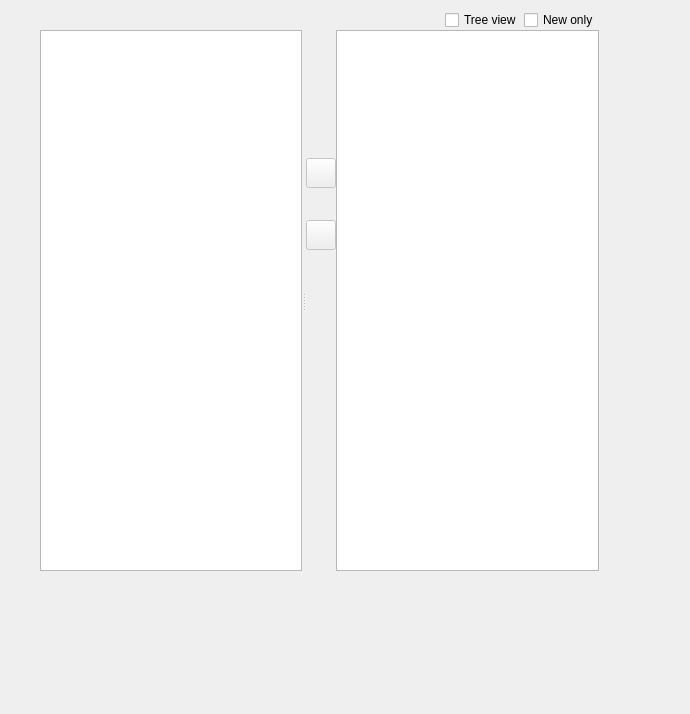
<?xml version="1.0" encoding="UTF-8"?>
<ui version="4.0">
 <author>Olivier Trichet &lt;olivier@trichet.fr&gt;</author>
 <class>KNode::GroupSelection::BaseDialog</class>
 <widget class="KDialog" name="KNode::GroupSelection::BaseDialog">
  <property name="geometry">
   <rect>
    <x>0</x>
    <y>0</y>
    <width>690</width>
    <height>714</height>
   </rect>
  </property>
  <widget class="QWidget" name="page" native="true">
   <property name="geometry">
    <rect>
     <x>40</x>
     <y>10</y>
     <width>559</width>
     <height>561</height>
    </rect>
   </property>
   <layout class="QVBoxLayout" name="_2" stretch="0,1">
    <property name="spacing">
     <number>0</number>
    </property>
    <property name="margin">
     <number>0</number>
    </property>
    <item>
     <widget class="QWidget" name="mFilterContainer" native="true">
      <layout class="QHBoxLayout" name="_3" stretch="1,0,0">
       <property name="spacing">
        <number>2</number>
       </property>
       <property name="margin">
        <number>0</number>
       </property>
       <item>
        <widget class="KFilterProxySearchLine" name="mSearchLine"/>
       </item>
       <item>
        <widget class="QCheckBox" name="mTreeviewCheckbox">
         <property name="text">
          <string comment="@option:check Display the list of newsgroups as a tree when enabled">Tree view</string>
         </property>
        </widget>
       </item>
       <item>
        <widget class="QCheckBox" name="mNewOnlyCheckbox">
         <property name="text">
          <string comment="@option:check Filter newly received group in the subscription dialog">New only</string>
         </property>
        </widget>
       </item>
      </layout>
     </widget>
    </item>
    <item>
     <widget class="QSplitter" name="mViewSplitter">
      <property name="orientation">
       <enum>Qt::Horizontal</enum>
      </property>
      <property name="childrenCollapsible">
       <bool>false</bool>
      </property>
      <widget class="QTreeView" name="mGroupsView">
       <property name="editTriggers">
        <set>QAbstractItemView::NoEditTriggers</set>
       </property>
       <property name="selectionMode">
        <enum>QAbstractItemView::ExtendedSelection</enum>
       </property>
      </widget>
      <widget class="QWidget" name="layoutWidget">
       <layout class="QGridLayout" name="mChangeViewLayout">
        <property name="spacing">
         <number>0</number>
        </property>
        <item row="1" column="1">
         <widget class="QTreeView" name="mChangeView">
          <property name="editTriggers">
           <set>QAbstractItemView::NoEditTriggers</set>
          </property>
          <property name="selectionMode">
           <enum>QAbstractItemView::ExtendedSelection</enum>
          </property>
          <property name="rootIsDecorated">
           <bool>false</bool>
          </property>
          <property name="headerHidden">
           <bool>true</bool>
          </property>
         </widget>
        </item>
        <item row="0" column="0" rowspan="2">
         <widget class="QWidget" name="mButtonContainer" native="true">
          <layout class="QVBoxLayout" name="_4" stretch="4,0,1,0,10">
           <property name="spacing">
            <number>0</number>
           </property>
           <property name="margin">
            <number>0</number>
           </property>
           <item>
            <spacer name="mButtonSpacerTop">
             <property name="orientation">
              <enum>Qt::Vertical</enum>
             </property>
             <property name="sizeHint" stdset="0">
              <size>
               <width>20</width>
               <height>112</height>
              </size>
             </property>
            </spacer>
           </item>
           <item>
            <widget class="KPushButton" name="mAddChangeButton">
             <property name="enabled">
              <bool>false</bool>
             </property>
             <property name="sizePolicy">
              <sizepolicy hsizetype="Fixed" vsizetype="Fixed">
               <horstretch>0</horstretch>
               <verstretch>0</verstretch>
              </sizepolicy>
             </property>
             <property name="minimumSize">
              <size>
               <width>30</width>
               <height>30</height>
              </size>
             </property>
             <property name="maximumSize">
              <size>
               <width>30</width>
               <height>30</height>
              </size>
             </property>
             <property name="iconSize">
              <size>
               <width>32</width>
               <height>32</height>
              </size>
             </property>
            </widget>
           </item>
           <item>
            <spacer name="mButtonSpacerMiddle">
             <property name="orientation">
              <enum>Qt::Vertical</enum>
             </property>
             <property name="sizeHint" stdset="0">
              <size>
               <width>20</width>
               <height>26</height>
              </size>
             </property>
            </spacer>
           </item>
           <item>
            <widget class="KPushButton" name="mRevertChangeButton">
             <property name="enabled">
              <bool>false</bool>
             </property>
             <property name="sizePolicy">
              <sizepolicy hsizetype="Fixed" vsizetype="Fixed">
               <horstretch>0</horstretch>
               <verstretch>0</verstretch>
              </sizepolicy>
             </property>
             <property name="minimumSize">
              <size>
               <width>30</width>
               <height>30</height>
              </size>
             </property>
             <property name="maximumSize">
              <size>
               <width>30</width>
               <height>30</height>
              </size>
             </property>
             <property name="iconSize">
              <size>
               <width>32</width>
               <height>32</height>
              </size>
             </property>
            </widget>
           </item>
           <item>
            <spacer name="mButtonSpacerBottom">
             <property name="orientation">
              <enum>Qt::Vertical</enum>
             </property>
             <property name="sizeHint" stdset="0">
              <size>
               <width>20</width>
               <height>285</height>
              </size>
             </property>
            </spacer>
           </item>
          </layout>
         </widget>
        </item>
       </layout>
      </widget>
     </widget>
    </item>
   </layout>
  </widget>
 </widget>
 <customwidgets>
  <customwidget>
   <class>KDialog</class>
   <extends>QDialog</extends>
   <header>kdialog.h</header>
   <container>1</container>
  </customwidget>
  <customwidget>
   <class>KFilterProxySearchLine</class>
   <extends>QWidget</extends>
   <header>kfilterproxysearchline.h</header>
  </customwidget>
  <customwidget>
   <class>KPushButton</class>
   <extends>QPushButton</extends>
   <header>kpushbutton.h</header>
  </customwidget>
 </customwidgets>
 <resources/>
 <connections/>
</ui>
